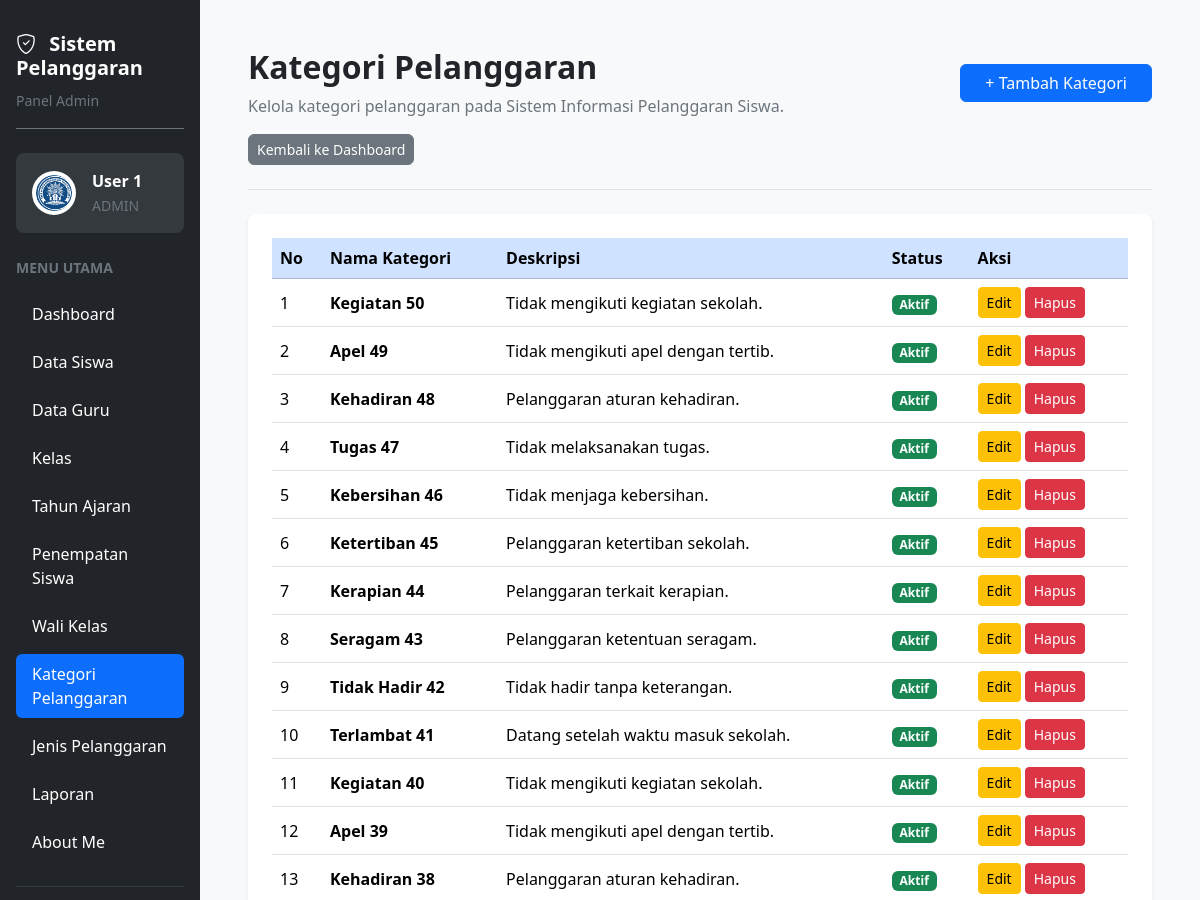
Before: /kategori_pelanggaran.php (signed in, upper part) with the older database file.
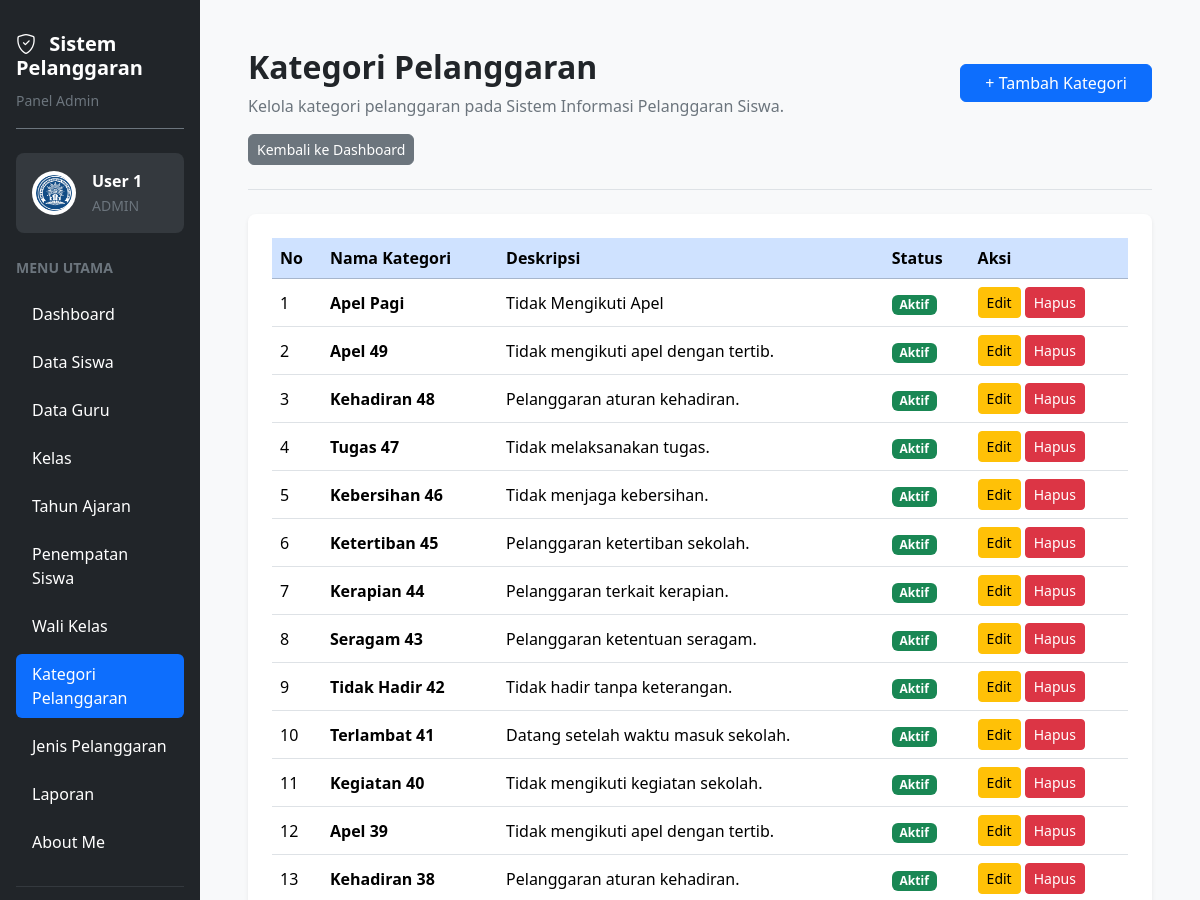
After: the same page with the newer database file.
### tables this page shows
CREATE TABLE `t_pelanggaran_kategori` (
  `id` int(11) NOT NULL,
  `nama` varchar(100) NOT NULL,
  `deksripsi` text NOT NULL,
  `status_aktif` tinyint(1) NOT NULL,
  `created_at` timestamp NOT NULL DEFAULT current_timestamp(),
  `updated_at` timestamp NOT NULL DEFAULT current_timestamp()
);

### kategori_pelanggaran.php (the view, shortened to what the changed rows need)
<?php
require_once __DIR__ . "/config/koneksi.php";
$query = mysqli_query(
    $koneksi,
    "SELECT * FROM t_pelanggaran_kategori ORDER BY id DESC"
);
?>
<!DOCTYPE html>
<html lang="id">
<head>
    <link href="https://cdn.jsdelivr.net/npm/bootstrap@5.3.3/dist/css/bootstrap.min.css" rel="stylesheet">
    <link href="https://cdn.jsdelivr.net/npm/bootstrap-icons@1.11.3/font/bootstrap-icons.min.css" rel="stylesheet">
    <link href="https://cdn.datatables.net/2.3.4/css/dataTables.bootstrap5.min.css" rel="stylesheet">
</head>
<body class="bg-light overflow-hidden">
<div class="container-fluid vh-100 overflow-hidden">
    <div class="row h-100 flex-nowrap">
        <main class="col-9 col-md-9 col-lg-10 vh-100 overflow-auto p-3 p-lg-5">
            <div class="mb-4 pb-4 border-bottom">
                <div class="d-flex flex-wrap justify-content-between align-items-center gap-3">
                    <div>
                        <h2 class="fw-bold mb-2">
                            Kategori Pelanggaran
                        </h2>
                    </div>
                </div>
            </div>
            <div class="card border-0 shadow-sm rounded-3">
                <div class="card-body p-3 p-lg-4">
                    <div class="table-responsive">
                        <table id="tabelKategori" class="table table-hover align-middle">
                            <thead>
                                <tr class="table-primary">
                                    <th>No</th>
                                    <th>Nama Kategori</th>
                                    <th>Deskripsi</th>
                                    <th>Status</th>
                                    <th>Aksi</th>
                                </tr>
                            </thead>
                            <tbody>
                                <?php
                                $no = 1;
                                while ($data = mysqli_fetch_assoc($query)):
                                ?>
                                    <tr>
                                        <td>
                                            <?= $no++; ?>
                                        </td>
                                        <td>
                                            <strong>
                                                <?= htmlspecialchars($data['nama'] ?? '', ENT_QUOTES, 'UTF-8'); ?>
                                            </strong>
                                        </td>
                                        <td>
                                            <?= htmlspecialchars($data['deksripsi'] ?? '', ENT_QUOTES, 'UTF-8'); ?>
                                        </td>
                                        <td>
                                            <?php if (($data['status_aktif'] ?? 0) == 1): ?>
                                                <span class="badge bg-success">
                                                    Aktif
                                                </span>
                                            <?php else: ?>
                                                <span class="badge bg-secondary">
                                                    Tidak Aktif
                                                </span>
                                            <?php endif; ?>
                                        </td>
                                        <td>
                                            <div class="d-flex gap-1">
                                                <a
                                                    href="edit_kategori_pelanggaran.php?id=<?= (int) $data['id']; ?>"
                                                    class="btn btn-warning btn-sm"
                                                >
                                                    Edit
                                                </a>
                                                <form
                                                    action="hapus_kategori_pelanggaran.php"
                                                    method="POST"
                                                    onsubmit="return confirm('Yakin ingin menghapus permanen kategori beserta seluruh data pelanggarannya?');"
                                                >
                                                    <button
                                                        type="submit"
                                                        name="hapus"
                                                        class="btn btn-danger btn-sm"
                                                    >
                                                        Hapus
                                                    </button>
                                                </form>
                                            </div>
                                        </td>
                                    </tr>
                                <?php endwhile; ?>
                            </tbody>
                        </table>
                    </div>
                </div>
            </div>
        </main>
    </div>
</div>
</body>
</html>

Changed rows visible on the page:
removed t_pelanggaran_kategori: nama "Kegiatan 50", deksripsi "Tidak mengikuti kegiatan sekolah.", status_aktif "Aktif"
added t_pelanggaran_kategori: nama "Apel Pagi", deksripsi "Tidak Mengikuti Apel", status_aktif "Aktif"
